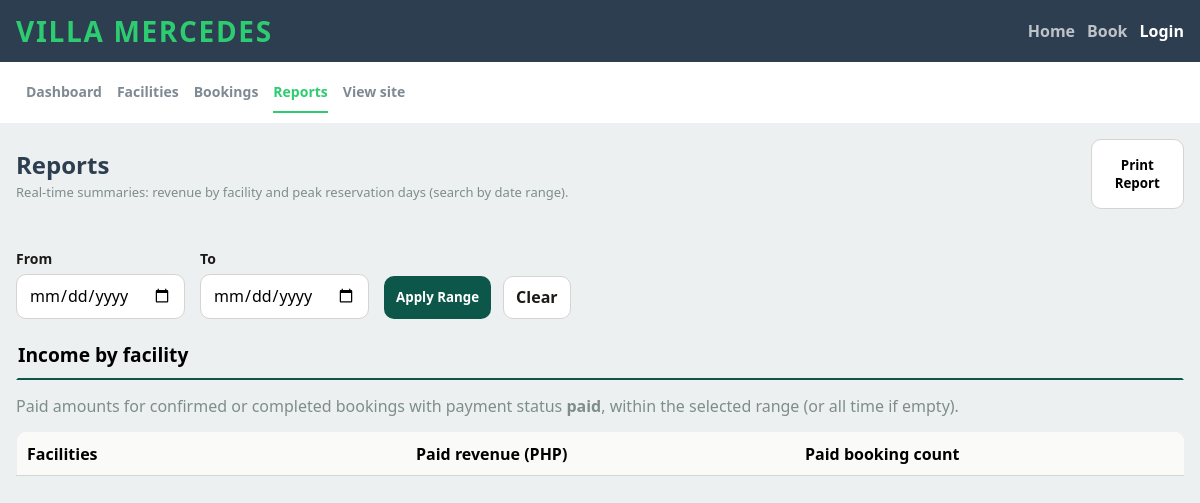
Page /admin/reports.php on the earlier database version.
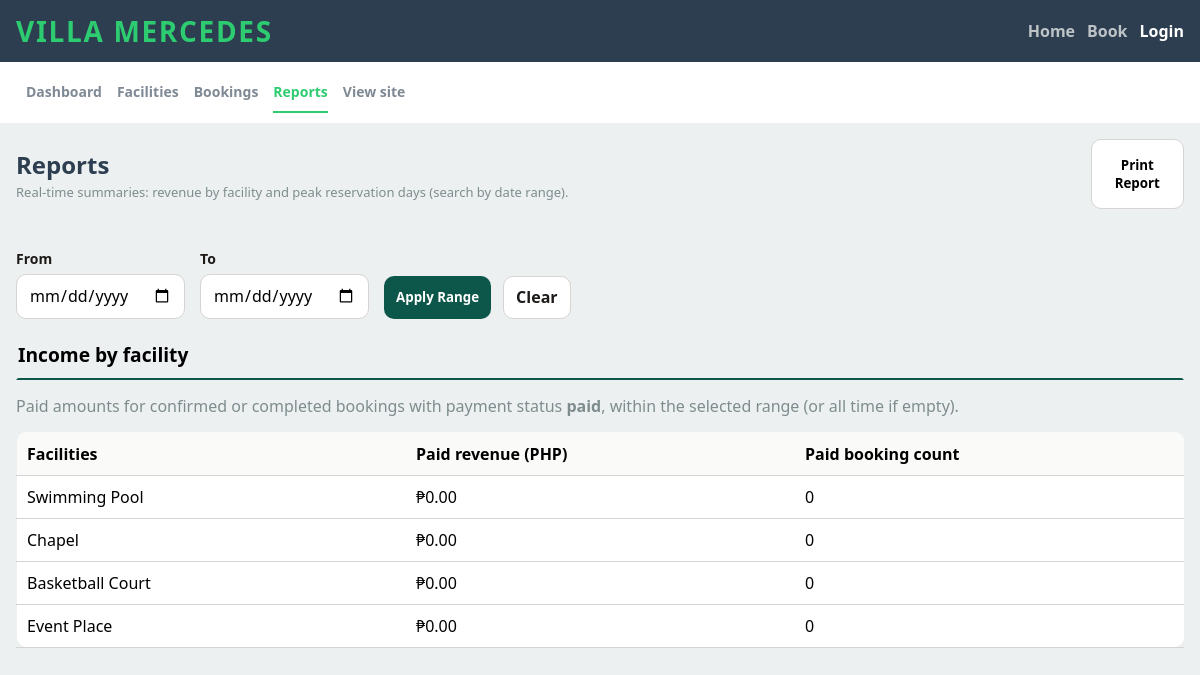
Same page on the later database version.
### tables this page shows
CREATE TABLE IF NOT EXISTS `facilities` (
  `id` int NOT NULL AUTO_INCREMENT,
  `name` varchar(255) NOT NULL,
  `description` text NOT NULL,
  `image_filename` varchar(255) DEFAULT NULL,
  `capacity` int NOT NULL,
  `rate_amount` decimal(10,2) NOT NULL,
  `rate_unit` enum('Per Day','Per Session') NOT NULL,
  `created_at` timestamp NULL DEFAULT CURRENT_TIMESTAMP,
  PRIMARY KEY (`id`)
);

### utils/helper.php (called while the page is built, shortened)
<?php
function url(string $path = ''): string
{
    $base = '/villa-mercedes';
    $path = ltrim($path, '/');
    return $base . '/' . $path;
}
function e(?string $value): string
{
    return htmlspecialchars((string) $value, ENT_QUOTES | ENT_HTML5, 'UTF-8');
}

### admin/reports.php (the view, shortened to what this page needs)
<?php
require_once '../utils/helper.php';
$currentPage = basename($_SERVER['PHP_SELF']);
$conn =connection();
$stmt = $conn->prepare("SELECT * FROM facilities");
$stmt->execute();
$result = $stmt->get_result();
$total_revenue = 0;
$booking_count = 0;
?>
<!DOCTYPE html>
<html lang="en">
<head>
    <link rel="stylesheet" href="../resources/css/header-footer.css">
    <link rel="stylesheet" href="../resources/css/admin-nav.css">
    <link rel="stylesheet" href="../resources/css/admin-reports.css">
</head>
<body>
    <header>
        <div class="header-container">
            <a href="<?= e(url('index.php')) ?>" class="brand-label">Villa Mercedes</a>
            <div class="header-nav">
                <a href="<?= e(url('index.php')) ?>" class="<?= $currentPage === 'index.php' ? 'is-active' : '' ?>">Home</a>
                <a href="<?= e(url('book.php')) ?>" class="<?= $currentPage === 'book.php' ? 'is-active' : '' ?>">Book</a>
                <a href="<?= e(url('login.php')) ?>" class="is-active">
                    <?= isset($_SESSION['user']) ? 'Dashboard Management' : 'Login' ?>
                </a>
            </div>
        </div>
    </header>
    <nav class="admin-subnav">
        <div class="admin-subnav-inner">
            <a href="<?= e(url('admin/dashboard.php')) ?>" class="<?= $currentPage === 'dashboard.php' ? 'is-active' : '' ?>">Dashboard</a>
            <a href="<?= e(url('admin/facilities.php')) ?>" class="<?= $currentPage === 'facilities.php' ? 'is-active' : '' ?>">Facilities</a>
            <a href="<?= e(url('admin/bookings.php')) ?>" class="<?= $currentPage === 'bookings.php' ? 'is-active' : '' ?>">Bookings</a>
            <a href="<?= e(url('admin/reports.php')) ?>" class="<?= $currentPage === 'reports.php' ? 'is-active' : '' ?>">Reports</a>
            <a href="<?= e(url('index.php')) ?>" target="_blank" >View site</a>
        </div>
    </nav>
    <main class="reports-main">
        <div class="page-head">
            <div>
                <h2>Reports</h2>
                <p>Real-time summaries: revenue by facility and peak reservation days (search by date range).</p>
            </div>
            <button onclick="window.print()" class="btn print">Print Report</button>
        </div>
        <form action="" method="GET">
            <div>
                <label for="date-from">From</label>
                <input type="date" name="date-from" id="date-from">
            </div>
            <div>
                <label for="date-to">To</label>
                <input type="date" name="date-to" id="date-to">
            </div>
            <div class="action-row">
                <button type="submit" class="btn primary">Apply Range</button>
                <a href="<?= url('admin/reports.php') ?>" class="btn clear">Clear</a>
            </div>
        </form>
        <section class="reports-section">
            <h2>Income by facility</h2>
            <p class="reports-intro">
                Paid amounts for confirmed or completed bookings with payment
                status <strong>paid</strong>, within the selected range (or all time if empty).
            </p>
            <table>
                <thead>
                    <th>Facilities</th>
                    <th>Paid revenue (PHP)</th>
                    <th>Paid booking count</th>
                </thead>
                <tbody>
                    <?php if($result->num_rows > 0): ?>
                        <?php while($row = $result->fetch_assoc()): ?>
                            <tr>
                                <td><?= e($row['name']) ?></td>
                                <td><?= e('₱' . number_format($total_revenue, 2)) ?></td>
                                <td><?= e($booking_count) ?></td>
                            </tr>
                        <?php endwhile; ?>
                    <?php endif; ?>
                </tbody>
            </table>
        </section>
    </main>
</body>
</html>

Differences in the rows shown:
added facilities: name "Swimming Pool"
added facilities: name "Chapel"
added facilities: name "Basketball Court"
added facilities: name "Event Place"
